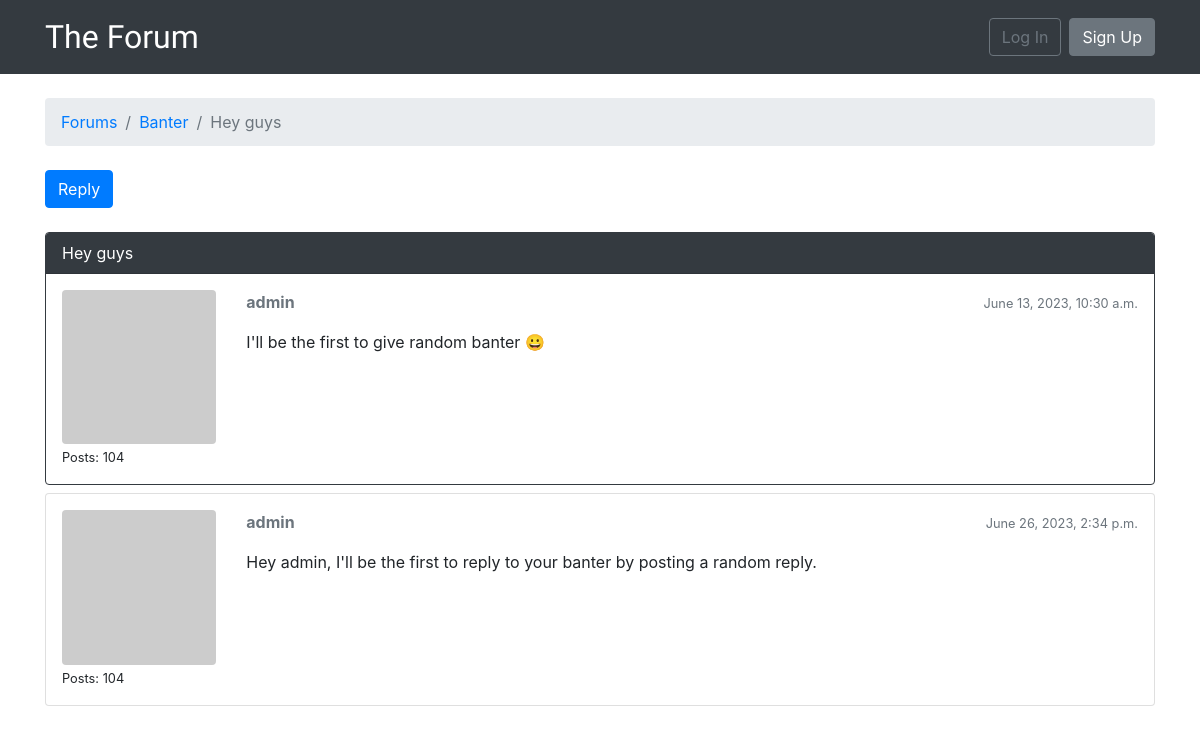
Before: /forum/1/topics/1/ with the older database file.
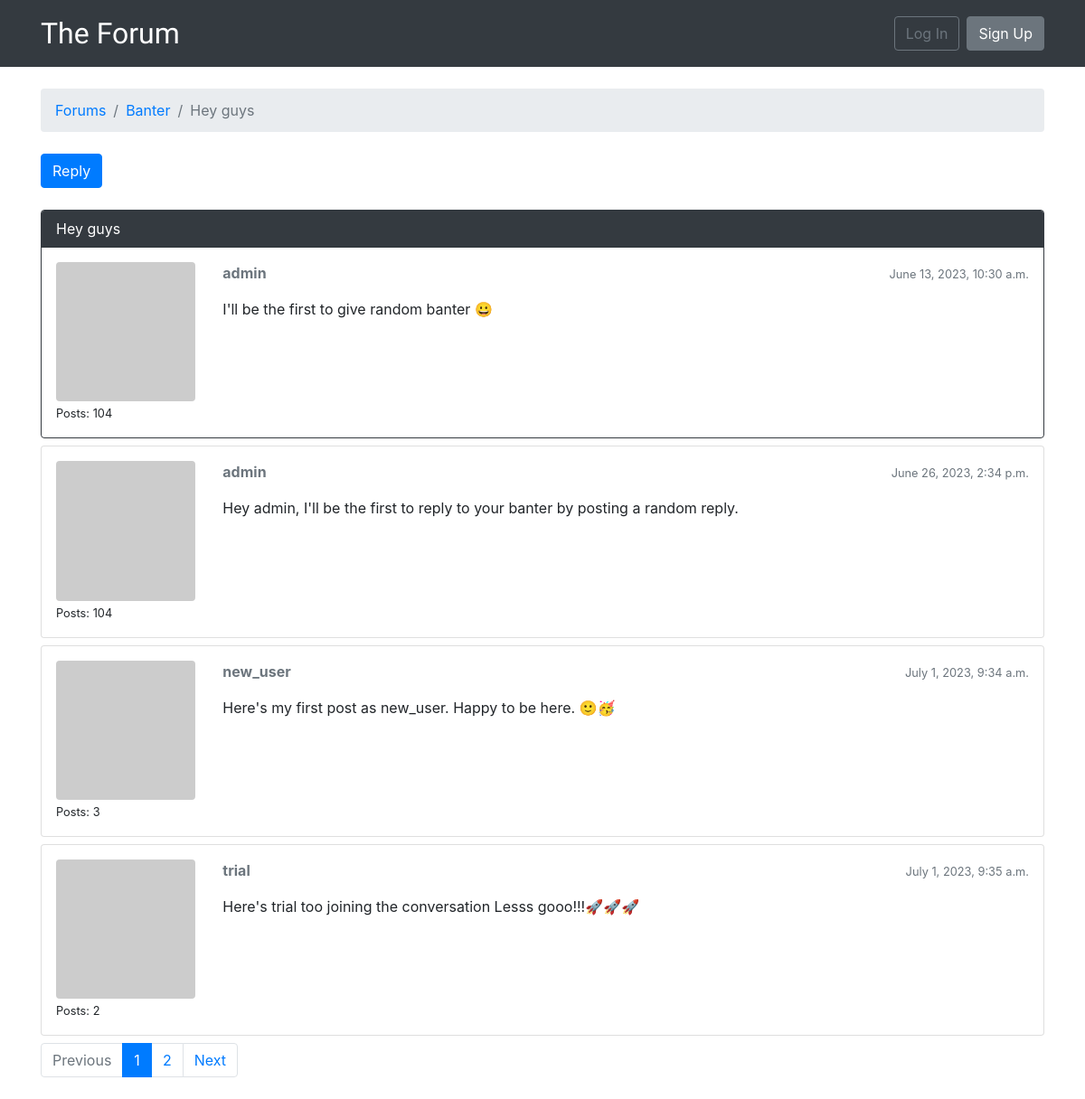
After: the same page with the newer database file.
### forum/models.py (models this page shows, shortened)
class Topic(models.Model):
    subject = models.CharField(max_length=255)
    last_updated = models.DateTimeField(auto_now_add=True)
    forum = models.ForeignKey(
        Forum, related_name='topics', on_delete=models.CASCADE)
    opener = models.ForeignKey(
        User, related_name='topics', on_delete=models.CASCADE)
    views = models.PositiveBigIntegerField(default=0)

class Forum(models.Model):
    name = models.CharField(max_length=24, unique=True)
    description = models.CharField(max_length=100)

class Post(models.Model):
    message = models.TextField(max_length=400)
    topic = models.ForeignKey(
        Topic, related_name='posts', on_delete=models.CASCADE)
    created_at = models.DateTimeField(auto_now_add=True)
    updated_at = models.DateTimeField(null=True)
    created_by = models.ForeignKey(
        User, related_name='posts', on_delete=models.CASCADE)
    updated_by = models.ForeignKey(
        User, null=True, related_name='+', on_delete=models.CASCADE)
    def markdown_message(self):
        return mark_safe(markdown(self.message, safe_mode='escape'))

### forum/views.py (the view)
class PostListView(ListView):
    model = Post
    context_object_name = 'posts'
    template_name = 'topic_posts.html'
    paginate_by = 2
    def get_context_data(self, **kwargs):
        session_key = f'viewed_topic_{self.topic.pk}'
        if not self.request.session.get(session_key, False):
            self.topic.views += 1
            self.topic.save()
            self.request.session[session_key] = True
        kwargs['topic'] = self.topic
        return super().get_context_data(**kwargs)
    def get_queryset(self):
        self.topic = get_object_or_404(Topic, forum__pk=self.kwargs.get(
            'pk'), pk=self.kwargs.get('topic_pk'))
        queryset = self.topic.posts.order_by('created_at')
        return queryset

### forum/templatetags/gravatar.py (called while the page is built)
@register.filter
def gravatar(user):
    email = user.email.lower().encode('utf-8')
    default = 'mm'
    size = 256
    url = 'https://www.gravatar.com/avatar/{md5}?{params}'.format(
        md5=hashlib.md5(email).hexdigest(),
        params=urlencode({'d': default, 's': str(size)})
    )
    return url

### templates/topic_posts.html (shortened to what this page needs)
{% extends 'base.html' %}
{% load gravatar %}
{% block breadcrumb %}
    <li class="breadcrumb-item"><a href="{% url 'home' %}">Forums</a></li>
    <li class="breadcrumb-item"><a href="{% url 'forum_topics' topic.forum.pk %}">{{ topic.forum.name }}</a></li>
    <li class="breadcrumb-item active">{{ topic.subject }}</li>
{% endblock %}
{% block content %}
    <div class="mb-4">
        <a href="{% url 'reply' topic.forum.pk topic.pk %}" class="btn btn-primary" role="button">Reply</a>
    </div>
    {% for post in topic.posts.all %}
    <div class="card mb-2 {% if forloop.first %}border-dark{% endif %}">
        {% if forloop.first %}
            <div class="card-header text-white bg-dark py-2 px-3">
                {{ topic.subject}}
            </div>
        {% endif %}
        <div class="card-body p-3">
            <div class="row">
                <div class="col-2">
                    <img src="{{ post.created_by|gravatar }}" alt="{{ post.created_by.username }}" class="w-100 rounded">
                    <small>Posts: {{ post.created_by.posts.count }}</small>
                </div>
                <div class="col-10">
                    <div class="row mb-3">
                        <div class="col-6">
                            <strong class="text-muted">{{ post.created_by.username }}</strong>
                        </div>
                        <div class="col-6 text-right">
                            <small class="text-muted">{{ post.created_at }}</small>
                        </div>
                    </div>
                    {{ post.markdown_message }}
                </div>
            </div>
        </div>
    </div>
    {% endfor %}
    {% include 'includes/pagination.html' %}
{% endblock %}

### templates/base.html (shortened to what this page needs)
{% load static %}<!DOCTYPE html>
<html>
    <head>
        <link rel="stylesheet" href="{% static 'css/bootstrap.min.css' %}">
        <link rel="stylesheet" href="{% static 'css/app.css' %}">
        <link rel="stylesheet" href="https://cdn.jsdelivr.net/simplemde/latest/simplemde.min.css">
    </head>
    <body>
        {% block body %}
            <nav class="navbar navbar-expand-sm navbar-dark bg-dark">
                <div class="container">
                    <a class="navbar-brand" href="{% url 'home' %}">The Forum</a>
                    <div class="collapse navbar-collapse" id="mainMenu">
                        {% if user.is_authenticated %}
                            <ul class="navbar-nav ml-auto">
                                <li class="nav-item dropdown">
                                    <a class="nav-link" dropdown-toggle href="#" id="userMenu"
                                        data-toggle="dropdown" aria-haspopup="true" aria-expanded="false">
                                        {{ user.username }}
                                    </a>
                                    <div class="dropdown-menu dropdown-menu-right" aria-labelledby="userMenu">
                                        <a class="dropdown-item" href="#">My Account</a>
                                        <a class="dropdown-item" href="#">Change Password</a>
                                        <div class="dropdown-divider"></div>
                                        <a class="dropdown-item" href="{% url 'logout' %}">Log Out</a>
                                    </div>
                                </li>
                            </ul>
                        {% else %}
                            <form class="form-inline ml-auto">
                                <a href="{% url 'login' %}" class="btn btn-outline-secondary">Log In</a>
                                <a href="{% url 'signup' %}" class="btn btn-secondary ml-2">Sign Up</a>
                            </form>
                        {% endif %}
                    </div>
                </div>
            </nav>
            <div class="container">
                <ol class="breadcrumb my-4">
                    {% block breadcrumb %}
                    {% endblock %}
                </ol>
                {% block content %}
                {% endblock %}
            </div>
        {% endblock body %}
    </body>
</html>

### templates/includes/pagination.html (shortened to what this page needs)
{% if is_paginated %}
        <nav aria-label="Topics pagination" class="mb-4">
            <ul class="pagination">
                {% if page_obj.has_previous %}
                    <li class="page-item">
                        <a class="page-link" href="?page={{ page_obj.previous_page_number }}">Previous</a>
                    </li>
                {% else %}
                    <li class="page-item disabled">
                        <span class="page-link">Previous</span>
                    </li>
                {% endif %}
                {% for page_num in paginator.page_range %}
                    {% if page_obj.number == page_num %}
                        <li class="page-item active">
                            <span class="page-link">
                                {{ page_num }}
                            </span>
                        </li>
                    {% else %}
                        <li class="page-item">
                            <a class="page-link" href="?page={{ page_num }}">{{ page_num }}</a>
                        <li>
                    {% endif %}
                {% endfor %}
                {% if page_obj.has_next %}
                    <li class="page-item">
                        <a class="page-link" href="?page={{ page_obj.next_page_number }}">Next</a>
                    </li>
                {% else %}
                    <li class="page-item disabled">
                        <span class="page-link">Next</span>
                    </li>
                {% endif %}
            </ul>
        </nav>
    {% endif %}

### static/css/app.css (style rules this page uses)
.navbar-brand { font-family: 'Moirai One', cursive; font-size: xx-large; }

Changed rows visible on the page:
added Post: created_by.posts.count "3", created_by.username "new_user", created_at "July 1, 2023, 9:34 a.m.", markdown_message "Here's my first post as new_user. Happy to be here. 🙂🥳"
added Post: created_by.posts.count "2", created_by.username "trial", created_at "July 1, 2023, 9:35 a.m.", markdown_message "Here's trial too joining the conversation Lesss gooo!!!🚀🚀🚀"
Other visible differences:
text now shown: "Previous Next"
new list line: "1"
new list line: "2"
